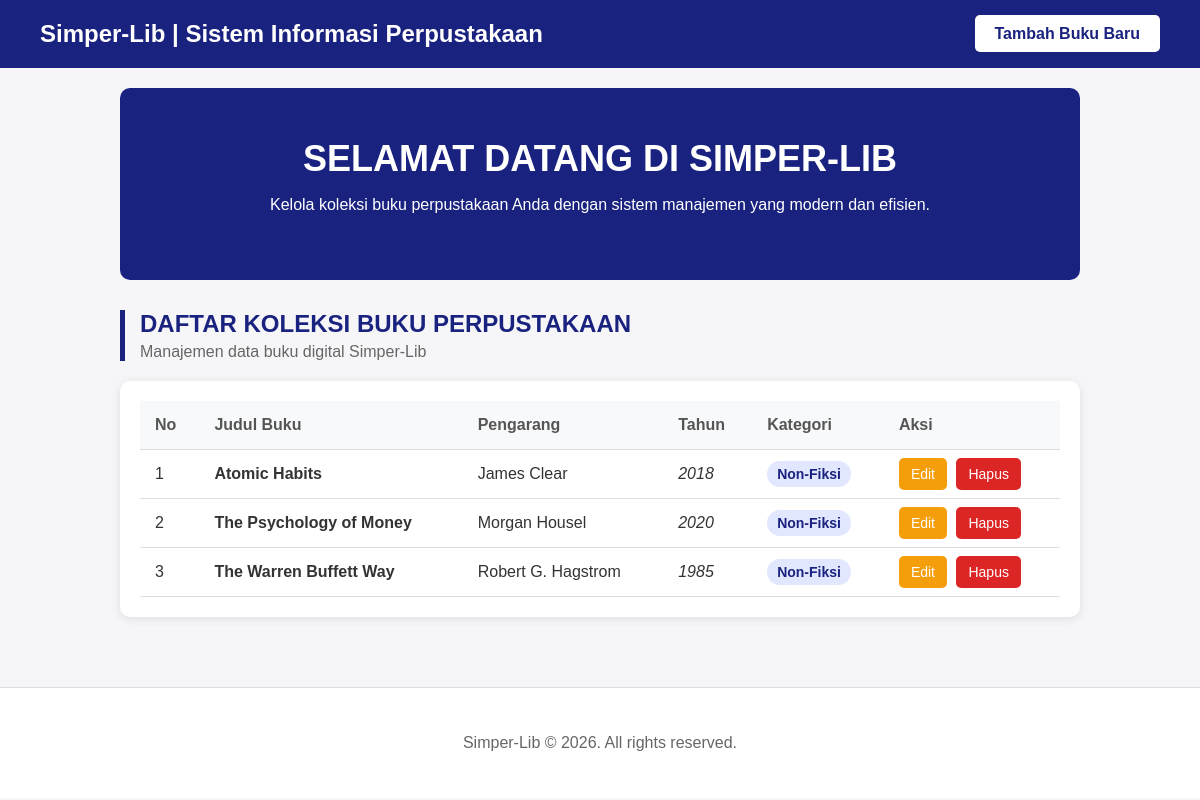
The page / on the database its author committed.
### tables this page shows
CREATE TABLE `buku` (
  `id` int NOT NULL,
  `judul` varchar(100) NOT NULL,
  `pengarang` varchar(100) NOT NULL,
  `penerbit` varchar(100) NOT NULL,
  `tahun_terbit` varchar(4) NOT NULL,
  `kategori` varchar(50) NOT NULL
);

### index.php (the view, shortened to what this page needs)
<?php
    include 'koneksi.php';
    $query = "SELECT * FROM buku";
    $hasil = mysqli_query($koneksi, $query);
?>
<!DOCTYPE html>
<html lang="id">
<head>
    <link rel="stylesheet" href="style.css">
</head>
<body>
    <div class="header">
        <div class="header-kiri">
            <h2>Simper-Lib | Sistem Informasi Perpustakaan</h2>
        </div>
        <div class="header-kanan">
            <a href="tambah.php" class="tombol-header">Tambah Buku Baru</a>
        </div>
    </div>
    <div class="container">
        <div class="hero">
            <h1>SELAMAT DATANG DI SIMPER-LIB</h1>
            <p>Kelola koleksi buku perpustakaan Anda dengan sistem manajemen yang modern dan efisien.</p>
        </div>
        <div class="judul-bagian">
            <h2>DAFTAR KOLEKSI BUKU PERPUSTAKAAN</h2>
            <p>Manajemen data buku digital Simper-Lib</p>
        </div>
        <div class="kotak-tabel">
            <table>
                <thead>
                    <tr>
                        <th>No</th>
                        <th>Judul Buku</th>
                        <th>Pengarang</th>
                        <th>Tahun</th>
                        <th>Kategori</th>
                        <th>Aksi</th>
                    </tr>
                </thead>
                <tbody>
                    <?php
                        $no = 1;
                        if($hasil && mysqli_num_rows($hasil) > 0){
                            while ($baris = mysqli_fetch_assoc($hasil)) {
                    ?>
                            <tr>
                                <td><?php echo $no; ?></td>
                                <td><b><?php echo $baris['judul']; ?></b></td>
                                <td><?php echo $baris['pengarang']; ?></td>
                                <td><i><?php echo $baris['tahun_terbit']; ?></i></td>
                                <td><span class="badge"><?php echo $baris['kategori']; ?></span></td>
                                <td>
                                    <a href="edit.php?id=<?php echo $baris['id']; ?>" class="tombol-edit">Edit</a>
                                    <a href="index.php?hapus_id=<?php echo $baris['id']; ?>" class="tombol-hapus" onclick="return confirm('Apakah Anda yakin ingin menghapus buku ini?')">Hapus</a>
                                </td>
                            </tr>
                    <?php
                                $no++;
                            }
                        } else {
                            echo "<tr><td colspan='6' style='text-align:center;'>Belum ada data buku.</td></tr>";
                        }
                    ?>
                </tbody>
            </table>
        </div>
    </div>
    <div class="footer">
        <p>Simper-Lib © 2026. All rights reserved.</p>
    </div>
</body>
</html>

### style.css (style rules this page uses)
body { font-family: Arial, sans-serif; background-color: #f6f6f8; color: #333; margin: 0; padding: 0; }
.header { background-color: #1a227f; color: white; padding: 20px 40px; display: flex; justify-content: space-between; align-items: center; }
.header h2 { margin: 0; }
.tombol-header { background-color: white; color: #1a227f; padding: 10px 20px; text-decoration: none; border-radius: 5px; font-weight: bold; }
.container { width: 80%; margin: 0 auto; padding: 20px; }
.hero { background-color: #1a227f; color: white; text-align: center; padding: 50px 20px; border-radius: 10px; margin-bottom: 30px; background-position: center; background-size: cover; }
.hero h1 { font-size: 36px; margin-bottom: 15px; margin-top: 0; }
.judul-bagian { margin-bottom: 20px; border-left: 5px solid #1a227f; padding-left: 15px; }
.judul-bagian h2 { margin: 0; color: #1a227f; }
.judul-bagian p { margin: 5px 0 0 0; color: #666; }
.kotak-tabel { background-color: white; padding: 20px; border-radius: 10px; box-shadow: 0px 2px 10px rgba(0,0,0,0.1); overflow-x: auto; }
table { width: 100%; border-collapse: collapse; }
th, td { padding: 15px; text-align: left; border-bottom: 1px solid #ddd; }
th { background-color: #f8f9fa; color: #555; }
.badge { background-color: #e0e7ff; color: #1a227f; padding: 5px 10px; border-radius: 20px; font-size: 14px; font-weight: bold; }
.tombol-edit { background-color: #f59e0b; color: white; padding: 8px 12px; text-decoration: none; border-radius: 5px; font-size: 14px; margin-right: 5px; }
.tombol-hapus { background-color: #dc2626; color: white; padding: 8px 12px; text-decoration: none; border-radius: 5px; font-size: 14px; }
.footer { text-align: center; padding: 30px; margin-top: 50px; background-color: white; border-top: 1px solid #ddd; color: #666; }

### rows shown on the page
buku: judul "Atomic Habits", pengarang "James Clear", tahun_terbit "2018", kategori "Non-Fiksi"
buku: judul "The Psychology of Money", pengarang "Morgan Housel", tahun_terbit "2020", kategori "Non-Fiksi"
buku: judul "The Warren Buffett Way", pengarang "Robert G. Hagstrom", tahun_terbit "1985", kategori "Non-Fiksi"
